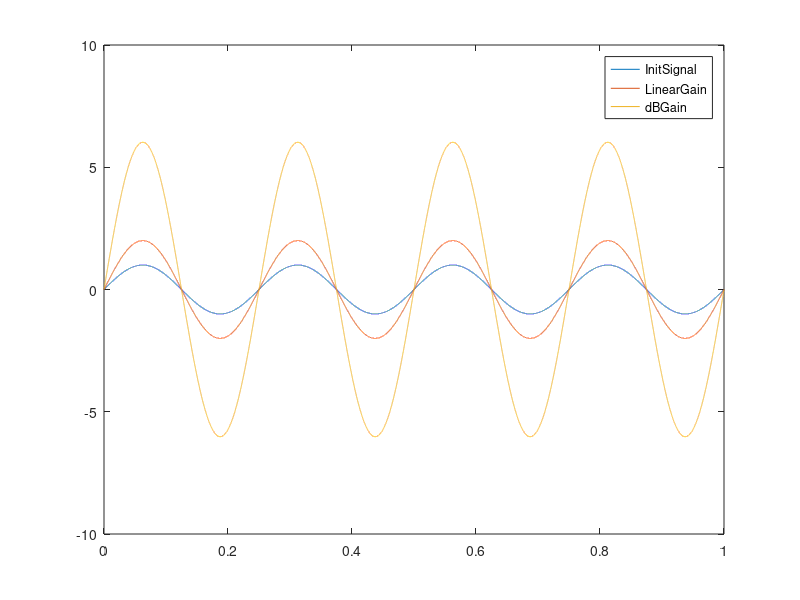

Source code (MATLAB):
history -c;
clear;
clear all;

FS = 48000;
TS = 1/FS;
f = 4;
t = 0:TS:1-TS;
t = t(:);

% Sine wave 4Hz
x = sin(2*pi*f*t);


%Peak value
peakValue = max(abs(x));


%Peak Value Normalization (Linear scale) with gain factor 2.
%Generally normalized to scale of 1,-1
normalized = x * (1/peakValue);
y = 2 * normalized;


%Peak Value Normalization (Decibel scale) with gain factor 2.
pkg load control;
gainDB = mag2db(2)
z = gainDB * normalized;


plot(t,x,t,y,t,z);
legend("InitSignal", "LinearGain", "dBGain");